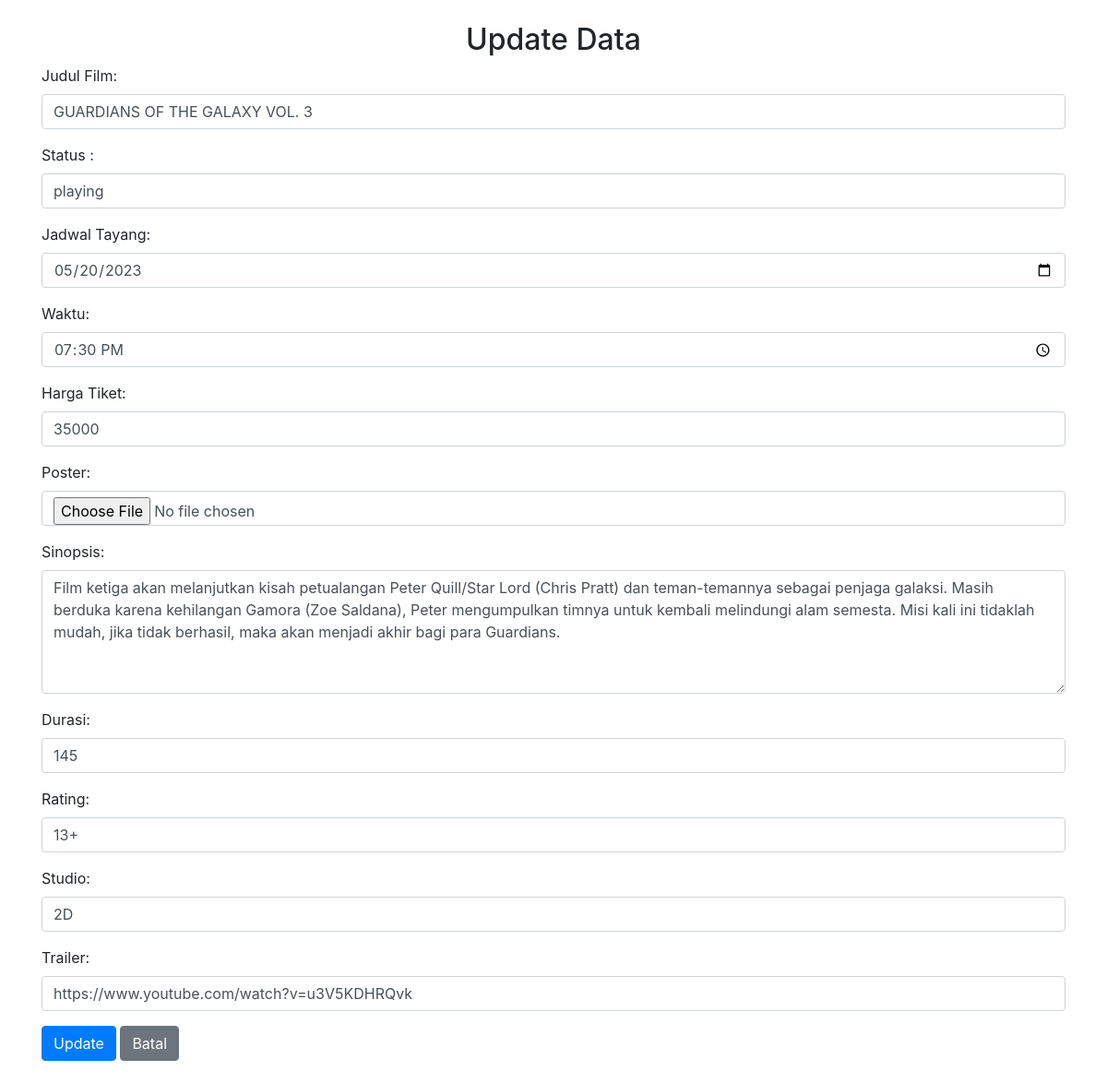
Page /crud_tiket/update.php on the committed database.
### tables this page shows
CREATE TABLE `tiket` (
  `id_tiket` int(11) NOT NULL,
  `judul_film` varchar(50) NOT NULL,
  `status_film` varchar(30) NOT NULL,
  `jadwal_tayang` varchar(30) DEFAULT NULL,
  `waktu` varchar(30) DEFAULT NULL,
  `harga_tiket` int(11) DEFAULT NULL,
  `poster` longblob NOT NULL,
  `sinopsis` varchar(500) NOT NULL,
  `durasi` int(11) NOT NULL,
  `rating` varchar(5) NOT NULL,
  `studio` varchar(10) NOT NULL,
  `trailer` varchar(50) NOT NULL
);

### crud_tiket/update.php (the view, shortened to what this page needs)
<?php
include '../koneksi.php';
$id_tiket = $_GET['id'];
$query = "SELECT * FROM tiket WHERE id_tiket='$id_tiket'";
$result = mysqli_query($conn, $query);
$row = mysqli_fetch_assoc($result);
?>
<!DOCTYPE html>
<html>
<head>
    <link rel="stylesheet" href="https://cdn.jsdelivr.net/npm/bootstrap@4.6.1/dist/css/bootstrap.min.css">
</head>
<body>
    <div class="container">
        <br>
        <center><h2>Update Data </h2></center>
        <form action="" method="post" enctype="multipart/form-data">
            <div class="form-group">
                <label>Judul Film:</label>
                <input type="text" name="judul_film" class="form-control" placeholder="Masukkan judul film" value="<?php echo $row['judul_film'] ?>" required>
            </div>
            <div class="form-group">
                <label>Status :</label>
                <input type="text" name="status" class="form-control" placeholder="Masukkan status film" value="<?php echo $row['status_film'] ?>" required>
            </div>
            <div class="form-group">
                <label>Jadwal Tayang:</label>
                <input type="date" name="jadwal_tayang" class="form-control" placeholder="Masukkan jadwal tayang" value="<?php echo $row['jadwal_tayang'] ?>">
            </div>
            <div class="form-group">
                <label>Waktu:</label>
                <input type="time" name="waktu" class="form-control" placeholder="Masukkan jam tayang" value="<?php echo $row['waktu'] ?>">
            </div>
            <div class="form-group">
                <label>Harga Tiket:</label>
                <input type="number" name="harga_tiket" class="form-control" placeholder="Masukkan harga tiket" value="<?php echo $row['harga_tiket'] ?>">
            </div>
            <div class="form-group">
                <label>Poster:</label>
                <input type="file" name="poster" class="form-control">
            </div>
            <div class="form-group">
                <label>Sinopsis:</label>
                <textarea name="sinopsis" class="form-control" placeholder="Masukkan sinopsis" required rows="5"><?php echo $row['sinopsis'] ?></textarea>
            </div>
            <div class="form-group">
                <label>Durasi:</label>
                <input type="number" name="durasi" class="form-control" placeholder="Masukkan durasi film" value="<?php echo $row['durasi'] ?>" required>
            </div>
            <div class="form-group">
                <label>Rating:</label>
                <input type="text" name="rating" class="form-control" placeholder="Masukkan rating film" value="<?php echo $row['rating'] ?>" required>
            </div>
            <div class="form-group">
                <label>Studio:</label>
                <input type="text" name="studio" class="form-control" placeholder="Masukkan studio" value="<?php echo $row['studio'] ?>" required>
            </div>
            <div class="form-group">
                <label>Trailer:</label>
                <input type="text" name="trailer" class="form-control" placeholder="Masukkan link youtube trailer" value="<?php echo $row['trailer'] ?>" required>
            </div>
            <button type="submit" name="update" class="btn btn-primary">Update</button>
            <a href="../crud_tiket.php" class="btn btn-secondary">Batal</a><br><br>
        </form>
    </div>
</body>
</html>

### rows in the picture
tiket: judul_film "GUARDIANS OF THE GALAXY VOL. 3", status "playing", jadwal_tayang "05/20/2023", waktu "19:30", harga_tiket "35000", sinopsis "Film ketiga akan melanjutkan kisah petualangan Peter Quill/Star Lord (Chris Pratt) dan teman-temannya sebagai penjaga galaksi. Masih berduka karena kehilangan Gamora (Zoe Saldana), Peter mengumpulkan timnya untuk kembali melindungi alam semesta. Misi kali ini tidaklah mudah, jika tidak berhasil, maka akan menjadi akhir bagi para Guardians.", durasi "145", rating "13+", studio "2D", trailer "https://www.youtube.com/watch?v=u3V5KDHRQvk"
